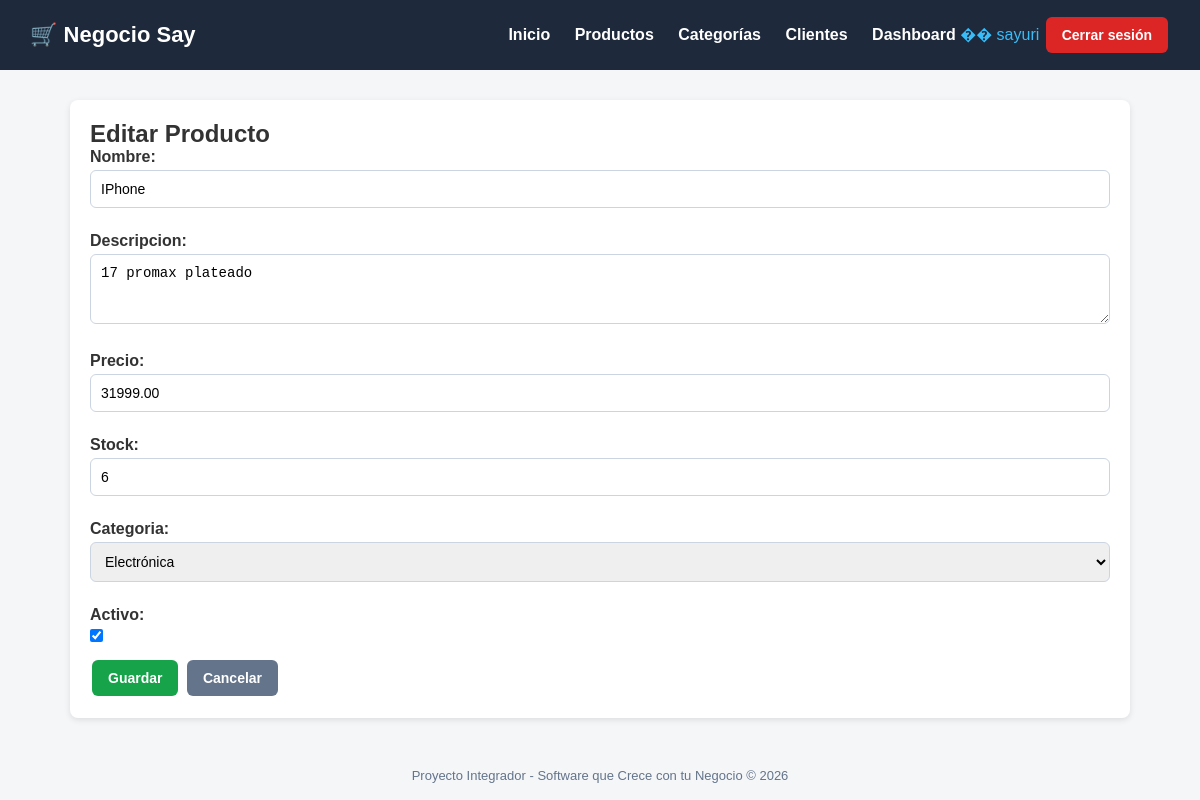
Page /productos/editar/1/ (signed in) on the committed database.
### tienda/models.py (models this page shows, shortened)
class Producto(models.Model):
    nombre = models.CharField(max_length=200)
    descripcion = models.TextField(blank=True, null=True)
    precio = models.DecimalField(max_digits=10, decimal_places=2)
    stock = models.IntegerField(default=0)
    categoria = models.ForeignKey(Categoria, on_delete=models.CASCADE)
    fecha_creacion = models.DateTimeField(auto_now_add=True)
    activo = models.BooleanField(default=True)
    class Meta:
        verbose_name = "Producto"
        verbose_name_plural = "Productos"
        ordering = ['nombre']

class Categoria(models.Model):
    nombre = models.CharField(max_length=100)
    descripcion = models.TextField(blank=True, null=True)
    def __str__(self):
        return self.nombre
    class Meta:
        verbose_name = "Categoria"
        verbose_name_plural = "Categorías"

### tienda/views.py (the view)
# urls.py: path('productos/editar/<int:pk>/', views.editar_producto, name='editar_producto'),
@login_required
def editar_producto(request, pk):
    producto = get_object_or_404(Producto, pk=pk)
    if request.method == 'POST':
        form = ProductoForm(request.POST, instance=producto)
        if form.is_valid():
            form.save()
            messages.success(request, 'Producto actualizado correctamente.')
            return redirect('lista_productos')
    else:
        form = ProductoForm(instance=producto)
        return render(request, 'tienda/productos/form.html', {'form': form, 'titulo': 'Editar Producto'})

### tienda/forms.py
class ProductoForm(forms.ModelForm):
    class Meta:
        model = Producto
        fields = ['nombre', 'descripcion', 'precio', 'stock', 'categoria', 'activo']
        widgets = {
            'nombre': forms.TextInput(attrs={'class': 'form-control'}),
            'descripcion': forms.Textarea(attrs={'class': 'form-control', 'rows': 3}), 'precio': forms.NumberInput(attrs={'class': 'form-control', 'step': '0.01'}), 'stock': forms.NumberInput(attrs={'class': 'form-control'}),
            'categoria': forms.Select(attrs={'class': 'form-control'}),
            'activo': forms.CheckboxInput(attrs={'class': 'form-check-input'}), }

### tienda/templates/tienda/productos/form.html (shortened to what this page needs)
{% extends 'base.html' %}
{% block content %}
<div class="card">
    <h2>{{ titulo }}</h2>
    <form method="post">
        {{ form.as_p }}
        <button type="submit" class="btn btn-success">Guardar</button>
        <a href="{% url 'lista_productos' %}" class="btn btn-secondary">Cancelar</a> </form>
    </div>
    {% endblock %}

### tienda/templates/base.html (shortened to what this page needs)
<!DOCTYPE html>
<html lang="es">
<head>
</head>
<body>
    <header>
        <h1>🛒  Negocio Say</h1>
        <nav>
            <a href="{% url 'inicio' %}">Inicio</a>
            <a href="{% url 'lista_productos' %}">Productos</a>
            <a href="{% url 'lista_categorias' %}">Categorías</a>
            <a href="{% url 'lista_clientes' %}">Clientes</a>
            {% if user.is_authenticated %}
             <a href="{% url 'dashboard' %}">Dashboard</a>
             <span style="color:#38bdf8;">�� {{ user.username }}</span>
             <form action="{% url 'logout' %}" method="post" style="display:inline ;">
                <button type="submit" class="btn btn-danger" style="margin-left:10p x;">Cerrar sesión</button>
            </form>
            {% else %}
            <a href="{% url 'login' %}">Iniciar sesión</a>
            {% endif %}
        </nav>
    </header>
    <div class="container">
        {% block content %}{% endblock %}
    </div>
    <footer>
        Proyecto Integrador - Software que Crece con tu Negocio &copy; {% now "Y" %}
    </footer>
</body>
</html>

### tienda/templates/base.html (style rules this page uses)
* { margin: 0; padding: 0; box-sizing: border-box; }
body { font-family: Arial, sans-serif; background: #f4f6f8; color: #333; }
header { background: #1e293b; color: #fff; padding: 15px 30px; display: flex; justify-content: space-between; align-items: center; }
header h1 { font-size: 22px; }
header nav a { color: #fff; text-decoration: none; margin-left: 20px; font-weight: bold; }
.container { max-width: 1100px; margin: 30px auto; padding: 0 20px; }
.card { background: #fff; border-radius: 8px; padding: 20px; box-shadow: 0 2px 6px rgba(0,0,0,0.1); margin-bottom: 20px; }
.btn { display: inline-block; padding: 10px 16px; border-radius: 6px; text-decoration: none; color: #fff; font-weight: bold; border: none; cursor: pointer; font-size: 14px; margin: 2px; }
.btn-success { background: #16a34a; }
.btn-danger { background: #dc2626; }
.btn-secondary { background: #64748b; }
footer { text-align: center; padding: 20px; color: #64748b; font-size: 13px; }
.form-control { width: 100%; padding: 10px; margin-bottom: 12px; border: 1px solid #cbd5e1; border-radius: 6px; font-size: 14px; }
.form-check-input { margin-right: 8px; }
form label { font-weight: bold; display: block; margin-bottom: 4px; }
form p { margin-bottom: 12px; }

### rows in the picture
Producto: nombre "IPhone", descripcion "17 promax plateado", precio "31999.00", stock "6", categoria "Electrónica", activo "☑"

### other values in the picture
{{ user.username }} "sayuri"
{{ titulo }} "Editar Producto"
